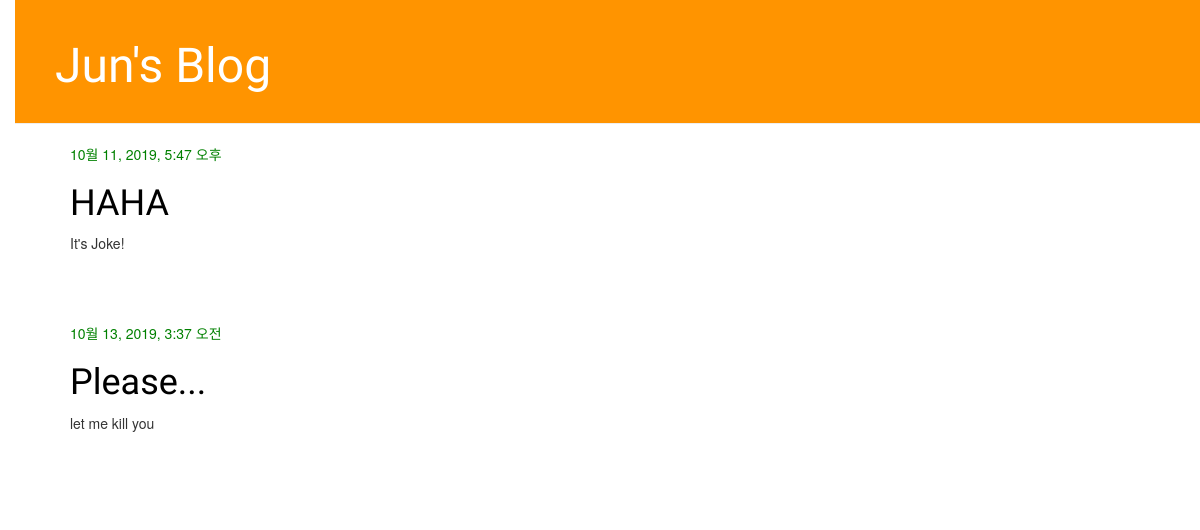
Before: / with the older database file.
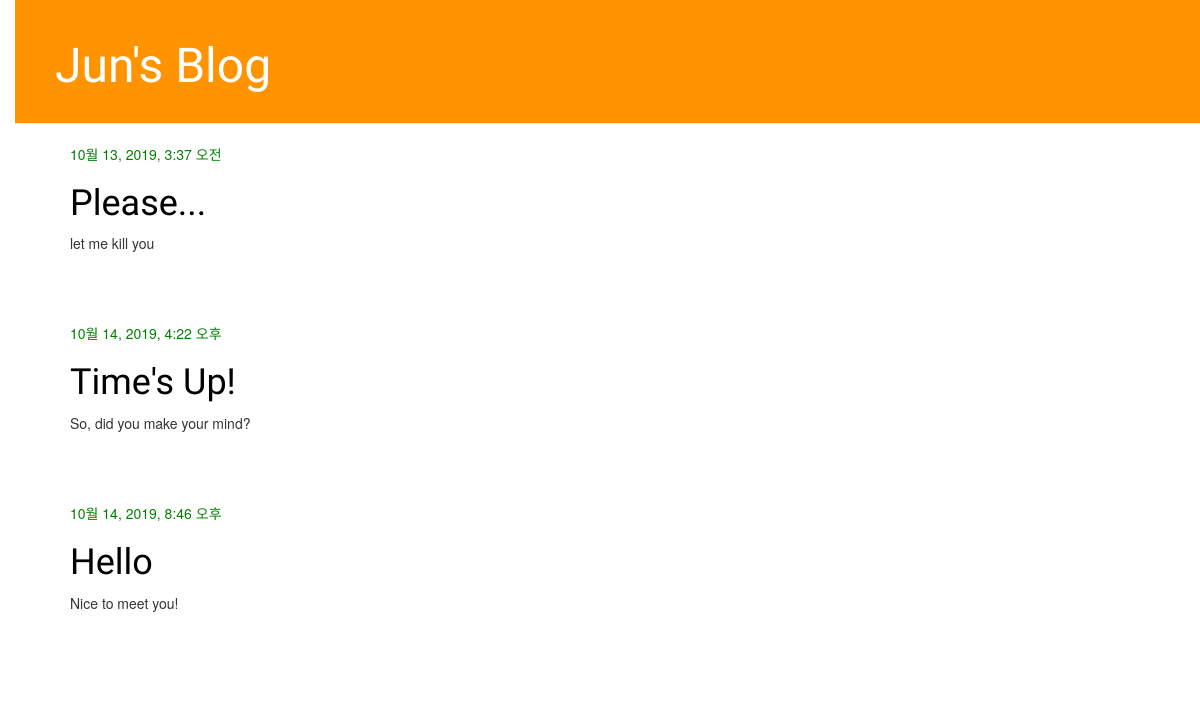
After: the same page with the newer database file.
### blog/models.py (models this page shows, shortened)
class Post(models.Model):
	author = models.ForeignKey(settings.AUTH_USER_MODEL, on_delete=models.CASCADE)
	title = models.CharField(max_length=200)
	text = models.TextField()
	created_date = models.DateTimeField(
		default=timezone.now)
	published_date = models.DateTimeField(
		blank=True, null=True)

### blog/views.py (the view)
# urls.py: path('', views.post_list, name='post_list'),
def post_list(request):
	posts = Post.objects.filter(published_date__lte=timezone.now()).order_by('published_date')
	return render(request, 'blog/post_list.html', {'posts': posts})

### blog/templates/blog/post_list.html
{% extends 'blog/base.html' %}
{% block content %}
	{% for post in posts %}
     	<div class="post">
         	<div class="date">
            	{{ post.published_date }}
         	</div>
         	<h1><a href="{% url 'post_detail' pk=post.pk %}">{{ post.title }}</a></h1>
         	<p>{{ post.text|linebreaksbr }}</p>
    	</div>
	{% endfor %}
{% endblock %}

### blog/templates/blog/base.html (shortened to what this page needs)
{% load static %}
<html>
	<head>
		<link rel="stylesheet" href="//maxcdn.bootstrapcdn.com/bootstrap/3.2.0/css/bootstrap.min.css">
		<link rel="stylesheet" href="//maxcdn.bootstrapcdn.com/bootstrap/3.2.0/css/bootstrap-theme.min.css">
		<link rel="stylesheet" href="{% static 'css/blog.css' %}">
	</head>
	<body>
		<div class="page-header">
			<h1><a href="/">Jun's Blog</a></h1>
		</div>
		<div class="content container">
        	<div class="row">
            	<div class="col-md-8">
            	{% block content %}
            	{% endblock %}
            	</div>
        	</div>
    	</div>
	</body>
<html>

### blog/static/css/blog.css (style rules this page uses)
h1 a { color: #FCA205; font-family: 'Lobster'; }
body { padding-left: 15px; }
.page-header { background-color: #ff9400; margin-top: 0; padding: 20px 20px 20px 40px; }
.page-header h1, .page-header h1 a, .page-header h1 a:visited, .page-header h1 a:active { color: #ffffff; font-size: 36pt; text-decoration: none; }
.content { margin-left: 40px; }
h1, h2, h3, h4 { font-family: 'Lobster', cursive; }
.date { color: #008000; }
.post { margin-bottom: 70px; }
.post h1 a, .post h1 a:visited { color: #000000; }

Changed rows visible on the page:
shown differently, row unchanged: Post "10월 13, 2019, 3:37 오전": moves up the list
added Post: published_date "10월 14, 2019, 4:22 오후", title "Time's Up!", text "So, did you make your mind?"
changed Post: published_date "10월 11, 2019, 5:47 오후" → "10월 14, 2019, 8:46 오후"; title "HAHA" → "Hello"; text "It's Joke!" → "Nice to meet you!"
